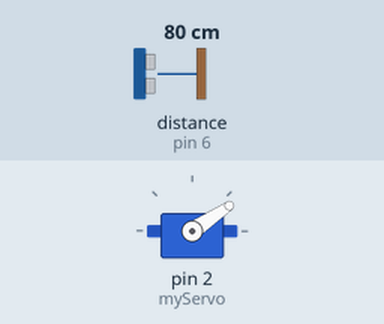
Simulated run of this sketch. Board: Arduino Uno, built with avr-gcc and run on an emulated ATmega328P. Parts: servo. Wiring (inferred from the names in the program): ultrasonic range finder: trigger pin 4; echo pin 6. Inputs (shaded band) come from the test bench; at power-on: distance to the obstacle (sensor on pin 6) 80 cm. The echo pulse lasts 58.3 µs per cm; what the sketch prints to the serial monitor is not drawn.

Above: at 1.28 s.
1.3 s: distance to the obstacle (sensor on pin 6) set to 2 cm
At 2.02 s:
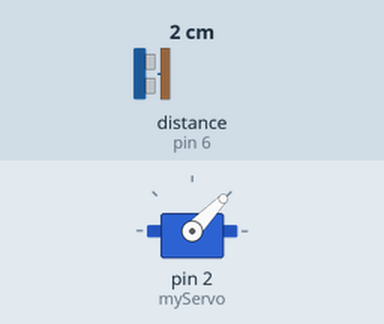
4.3 s: distance to the obstacle (sensor on pin 6) set to 9 cm
At 9.9 s:
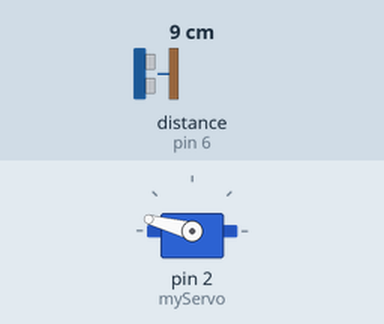
Timing chart, 0 to 16.3 s (numbered marks = the images above; inputs shaded):
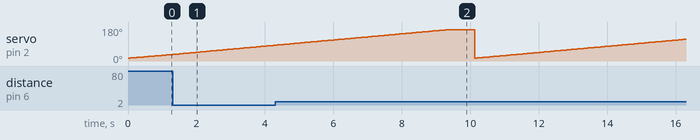

The sketch:

sonarArduino.ino
```cpp
#include <Servo.h>


const int trigPin = 4;
const int echoPin = 6;

long duration;
int distance;
Servo myServo;

void setup() {
  pinMode(trigPin, OUTPUT);
  pinMode(echoPin, INPUT);
  Serial.begin(9600);
  myServo.attach(2);
}

void loop() {
  // rotates the servo motor from 15 to 165 degrees
  for(int i=15;i<=165;i++){
    myServo.write(i);
    delay(30);
    distance = calculateDistance();

    myServo.write(i);
    delay(30);
    Serial.print(i); //
    Serial.print(","); // Sends addition character right next to the previous value needed later in the Processing IDE for indexing
    Serial.print(distance);
    Serial.print("."); // Sends addition character right next to the previous value needed later in the Processing IDE for indexing
  }


  for(int i=165;i>15;i--){
    distance = calculateDistance();
    Serial.print(i);
    Serial.print(",");
    Serial.print(distance);
    Serial.print(".");
  }
}

int calculateDistance(){
  pinMode(trigPin, OUTPUT);
  digitalWrite(trigPin, LOW);
  delayMicroseconds(2);

  digitalWrite(trigPin, HIGH);
  delayMicroseconds(5);
  digitalWrite(trigPin, LOW);
  pinMode(trigPin, INPUT);

  duration = pulseIn(echoPin, HIGH);
  distance= duration/29/2;
  return distance;
}
```
